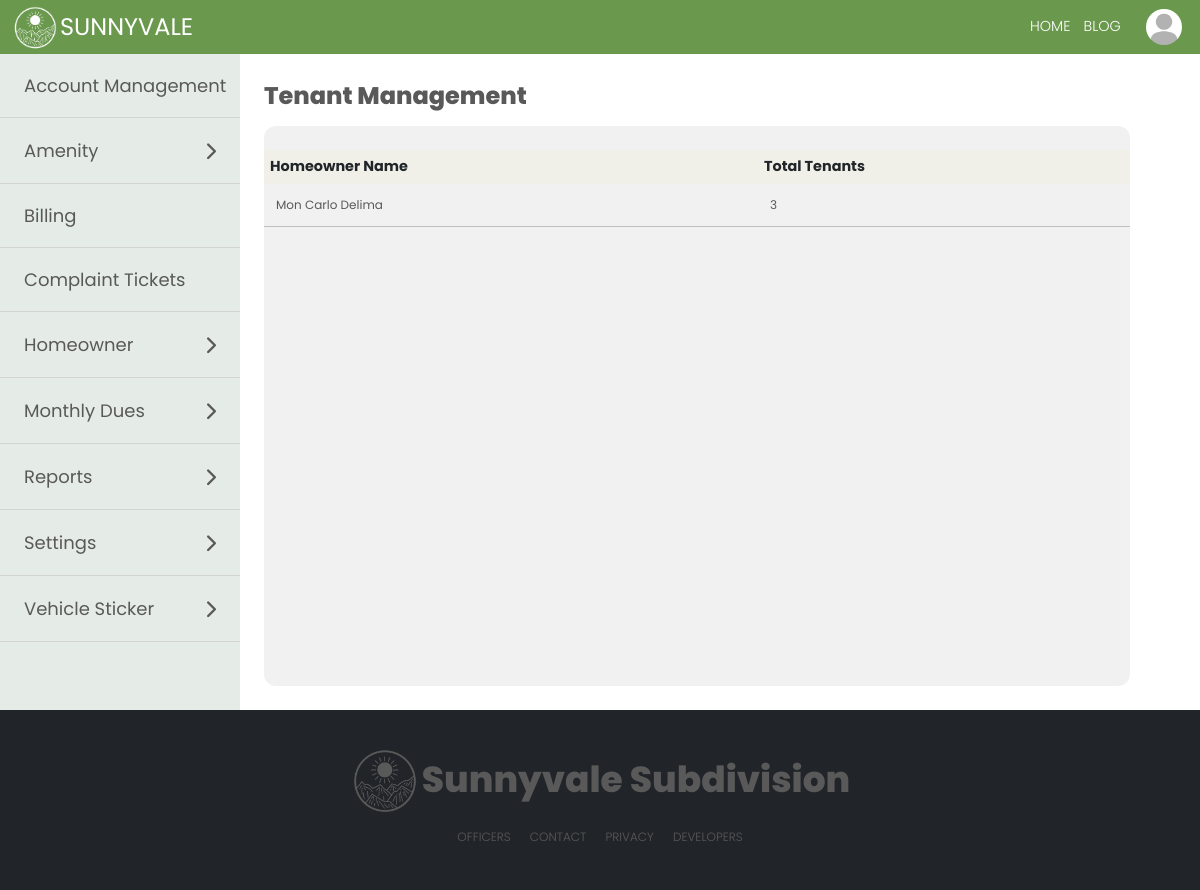
The page /modules/tenantManagement.php (signed in) on the database as committed earlier.
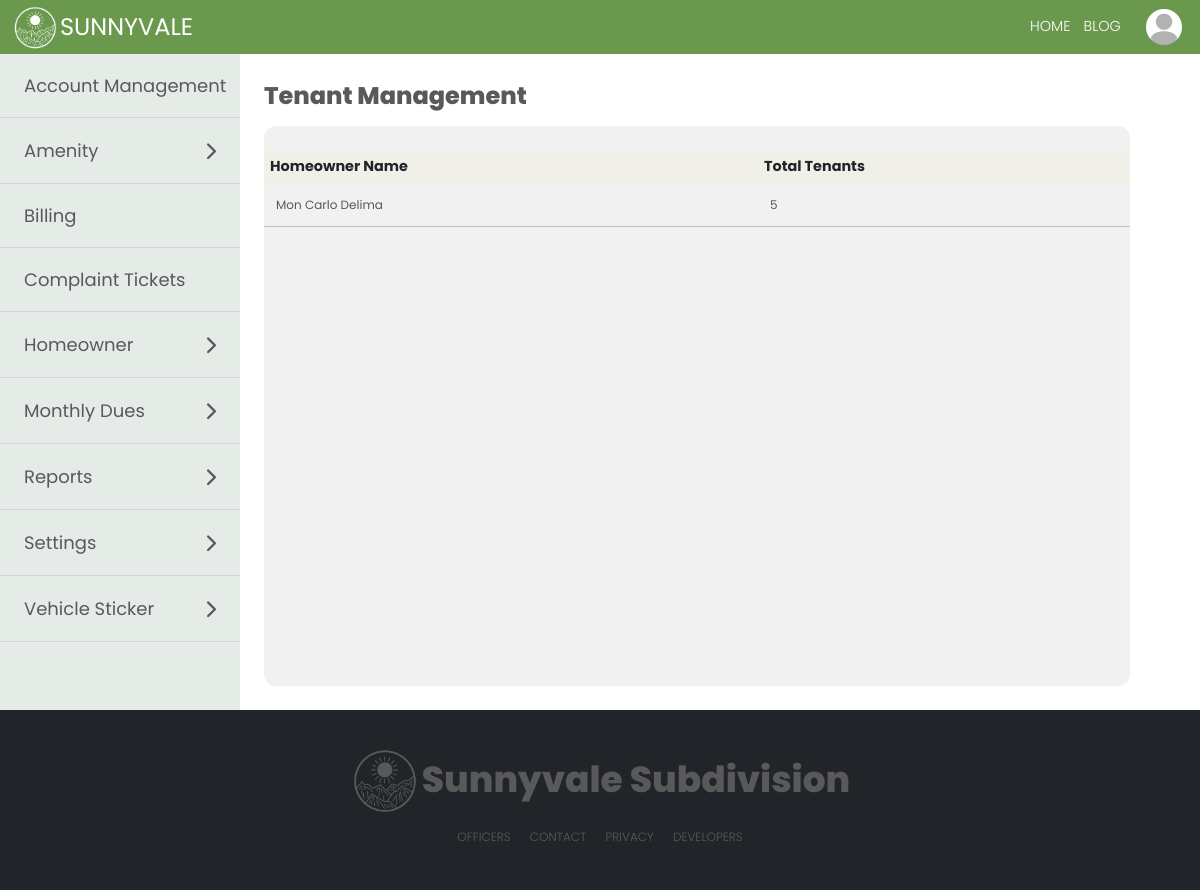
The same page on the database as committed later.
### tables this page shows
CREATE TABLE IF NOT EXISTS `tenant` (
  `tenant_id` int(11) NOT NULL AUTO_INCREMENT,
  `homeowner_id` int(11) NOT NULL,
  `first_name` varchar(100) NOT NULL,
  `middle_name` varchar(100) NOT NULL,
  `last_name` varchar(100) NOT NULL,
  `subdivision` varchar(50) DEFAULT NULL,
  `birthdate` date NOT NULL,
  `sex` varchar(10) NOT NULL,
  `email` varchar(100) NOT NULL,
  `mobile_no` varchar(100) NOT NULL,
  `display_picture` varchar(255) NOT NULL,
  PRIMARY KEY (`tenant_id`)
);

CREATE TABLE IF NOT EXISTS `user` (
  `user_id` int(11) NOT NULL AUTO_INCREMENT,
  `user_homeowner_id` int(11) DEFAULT NULL,
  `user_tenant_id` int(11) DEFAULT NULL,
  `full_name` varchar(50) NOT NULL,
  `user_type` varchar(15) NOT NULL,
  `password` varchar(30) NOT NULL,
  `email_address` varchar(40) DEFAULT NULL,
  `account_status` varchar(15) NOT NULL,
  `verification_code` varchar(6) DEFAULT NULL,
  `email_verified_at` datetime DEFAULT NULL,
  PRIMARY KEY (`user_id`)
);

### modules/tenantManagement.php (the view, shortened to what this page needs)
<?php
require '../marginals/topbar.php';
if ($_SESSION['subdivision'] != '') {
    $result = $con->query("SELECT * FROM user, homeowner_profile  WHERE user_id = " . $user_id = $_SESSION['user_id'] . "  AND full_name = CONCAT(first_name, ' ', last_name)") or die($mysqli->error);
    $row = $result->fetch_assoc();
    $resultComplaints = $con->query("SELECT *, SUM(tenant.homeowner_id) AS total FROM tenant, user WHERE tenant.homeowner_id = user.user_homeowner_id AND tenant.subdivision =  '" . $_SESSION['subdivision'] . "'");
    $resultComplaints1 = $con->query("SELECT * FROM tenant, user WHERE tenant.homeowner_id = user.user_homeowner_id");
} else {
    $resultComplaints = $con->query("SELECT *, SUM(tenant.homeowner_id) AS total FROM tenant, user WHERE tenant.homeowner_id = user.user_homeowner_id");
}
?>
<!DOCTYPE html>
<html lang="en">
<head>
</head>
<body>
    <div class="secretary">
        <div class="sideBar">
            <?php require '../marginals/sidebarAdmin.php'; ?>
        </div>
        <div class="secretaryPanel">
            <div class="complaintManagement">
                <label class="inboxTitle">Tenant Management</label>
                <div class="inboxContainer">
                    <table class="tblComplaints">
                        <th>Homeowner Name</th>
                        <th>Total Tenants</th>
                        <?php while ($row = $resultComplaints->fetch_assoc()) : ?>
                            <tr class="trComplaints">
                                <td class="use-address" data-bs-toggle="modal" data-bs-target="#complaintModal<?php
                                                                                                                echo $row['user_homeowner_id']
                                                                                                                ?>"><?php echo $row['full_name']; ?></td>
                                <td class="use-address" data-bs-toggle="modal" data-bs-target="#complaintModal<?php
                                                                                                                echo $row['user_homeowner_id']
                                                                                                                ?>"><?php echo $row['total'] ?></td>
                            </tr>
                        <?php endwhile; ?>
                    </table>
                </div>
            </div>
        </div>
    </div>
    <?php
    require '../marginals/footer2.php'
    ?>
</body>
</html>

Rows that differ between the two databases and show on the page:
changed tenant "Mon Carlo Delima": total "3" → "5"
